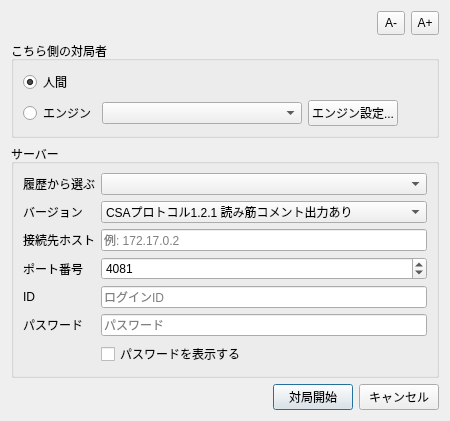
<?xml version="1.0" encoding="UTF-8"?>
<ui version="4.0">
 <class>CsaGameDialog</class>
 <widget class="QDialog" name="CsaGameDialog">
  <property name="geometry">
   <rect>
    <x>0</x>
    <y>0</y>
    <width>450</width>
    <height>380</height>
   </rect>
  </property>
  <property name="windowTitle">
   <string>通信対局（CSA）</string>
  </property>
  <layout class="QVBoxLayout" name="verticalLayoutMain">
   <item>
    <layout class="QHBoxLayout" name="horizontalLayoutFontSize">
     <item>
      <spacer name="horizontalSpacerFontLeft">
       <property name="orientation">
        <enum>Qt::Orientation::Horizontal</enum>
       </property>
       <property name="sizeHint" stdset="0">
        <size>
         <width>40</width>
         <height>20</height>
        </size>
       </property>
      </spacer>
     </item>
     <item>
      <widget class="QToolButton" name="toolButtonFontDecrease">
       <property name="text">
        <string>A-</string>
       </property>
       <property name="toolTip">
        <string>フォントサイズを小さくする</string>
       </property>
       <property name="minimumSize">
        <size>
         <width>28</width>
         <height>24</height>
        </size>
       </property>
       <property name="maximumSize">
        <size>
         <width>28</width>
         <height>24</height>
        </size>
       </property>
      </widget>
     </item>
     <item>
      <widget class="QToolButton" name="toolButtonFontIncrease">
       <property name="text">
        <string>A+</string>
       </property>
       <property name="toolTip">
        <string>フォントサイズを大きくする</string>
       </property>
       <property name="minimumSize">
        <size>
         <width>28</width>
         <height>24</height>
        </size>
       </property>
       <property name="maximumSize">
        <size>
         <width>28</width>
         <height>24</height>
        </size>
       </property>
      </widget>
     </item>
    </layout>
   </item>
   <item>
    <widget class="QGroupBox" name="groupBoxPlayer">
     <property name="title">
      <string>こちら側の対局者</string>
     </property>
     <layout class="QVBoxLayout" name="verticalLayoutPlayer">
      <item>
       <layout class="QHBoxLayout" name="horizontalLayoutHuman">
        <item>
         <widget class="QRadioButton" name="radioButtonHuman">
          <property name="text">
           <string>人間</string>
          </property>
          <property name="checked">
           <bool>true</bool>
          </property>
         </widget>
        </item>
        <item>
         <spacer name="horizontalSpacerHuman">
          <property name="orientation">
           <enum>Qt::Orientation::Horizontal</enum>
          </property>
          <property name="sizeHint" stdset="0">
           <size>
            <width>40</width>
            <height>20</height>
           </size>
          </property>
         </spacer>
        </item>
       </layout>
      </item>
      <item>
       <layout class="QHBoxLayout" name="horizontalLayoutEngine">
        <item>
         <widget class="QRadioButton" name="radioButtonEngine">
          <property name="text">
           <string>エンジン</string>
          </property>
         </widget>
        </item>
        <item>
         <widget class="QComboBox" name="comboBoxEngine">
          <property name="minimumSize">
           <size>
            <width>200</width>
            <height>0</height>
           </size>
          </property>
         </widget>
        </item>
        <item>
         <widget class="QPushButton" name="pushButtonEngineSettings">
          <property name="text">
           <string>エンジン設定...</string>
          </property>
         </widget>
        </item>
        <item>
         <spacer name="horizontalSpacerEngine">
          <property name="orientation">
           <enum>Qt::Orientation::Horizontal</enum>
          </property>
          <property name="sizeHint" stdset="0">
           <size>
            <width>40</width>
            <height>20</height>
           </size>
          </property>
         </spacer>
        </item>
       </layout>
      </item>
     </layout>
    </widget>
   </item>
   <item>
    <widget class="QGroupBox" name="groupBoxServer">
     <property name="title">
      <string>サーバー</string>
     </property>
     <layout class="QFormLayout" name="formLayoutServer">
      <item row="0" column="0">
       <widget class="QLabel" name="labelHistory">
        <property name="text">
         <string>履歴から選ぶ</string>
        </property>
       </widget>
      </item>
      <item row="0" column="1">
       <widget class="QComboBox" name="comboBoxHistory">
        <property name="minimumSize">
         <size>
          <width>280</width>
          <height>0</height>
         </size>
        </property>
       </widget>
      </item>
      <item row="1" column="0">
       <widget class="QLabel" name="labelVersion">
        <property name="text">
         <string>バージョン</string>
        </property>
       </widget>
      </item>
      <item row="1" column="1">
       <widget class="QComboBox" name="comboBoxVersion">
        <property name="minimumSize">
         <size>
          <width>280</width>
          <height>0</height>
         </size>
        </property>
        <item>
         <property name="text">
          <string>CSAプロトコル1.2.1 読み筋コメント出力あり</string>
         </property>
        </item>
        <item>
         <property name="text">
          <string>CSAプロトコル1.2.1</string>
         </property>
        </item>
        <item>
         <property name="text">
          <string>CSAプロトコル1.1</string>
         </property>
        </item>
       </widget>
      </item>
      <item row="2" column="0">
       <widget class="QLabel" name="labelHost">
        <property name="text">
         <string>接続先ホスト</string>
        </property>
       </widget>
      </item>
      <item row="2" column="1">
       <widget class="QLineEdit" name="lineEditHost">
        <property name="placeholderText">
         <string>例: 172.17.0.2</string>
        </property>
       </widget>
      </item>
      <item row="3" column="0">
       <widget class="QLabel" name="labelPort">
        <property name="text">
         <string>ポート番号</string>
        </property>
       </widget>
      </item>
      <item row="3" column="1">
       <widget class="QSpinBox" name="spinBoxPort">
        <property name="minimum">
         <number>1</number>
        </property>
        <property name="maximum">
         <number>65535</number>
        </property>
        <property name="value">
         <number>4081</number>
        </property>
       </widget>
      </item>
      <item row="4" column="0">
       <widget class="QLabel" name="labelId">
        <property name="text">
         <string>ID</string>
        </property>
       </widget>
      </item>
      <item row="4" column="1">
       <widget class="QLineEdit" name="lineEditId">
        <property name="placeholderText">
         <string>ログインID</string>
        </property>
       </widget>
      </item>
      <item row="5" column="0">
       <widget class="QLabel" name="labelPassword">
        <property name="text">
         <string>パスワード</string>
        </property>
       </widget>
      </item>
      <item row="5" column="1">
       <widget class="QLineEdit" name="lineEditPassword">
        <property name="echoMode">
         <enum>QLineEdit::EchoMode::Password</enum>
        </property>
        <property name="placeholderText">
         <string>パスワード</string>
        </property>
       </widget>
      </item>
      <item row="6" column="1">
       <widget class="QCheckBox" name="checkBoxShowPassword">
        <property name="text">
         <string>パスワードを表示する</string>
        </property>
       </widget>
      </item>
     </layout>
    </widget>
   </item>
   <item>
    <spacer name="verticalSpacer">
     <property name="orientation">
      <enum>Qt::Orientation::Vertical</enum>
     </property>
     <property name="sizeHint" stdset="0">
      <size>
       <width>20</width>
       <height>10</height>
      </size>
     </property>
    </spacer>
   </item>
   <item>
    <layout class="QHBoxLayout" name="horizontalLayoutButtons">
     <item>
      <spacer name="horizontalSpacerButtons">
       <property name="orientation">
        <enum>Qt::Orientation::Horizontal</enum>
       </property>
       <property name="sizeHint" stdset="0">
        <size>
         <width>40</width>
         <height>20</height>
        </size>
       </property>
      </spacer>
     </item>
     <item>
      <widget class="QPushButton" name="pushButtonStart">
       <property name="text">
        <string>対局開始</string>
       </property>
       <property name="default">
        <bool>true</bool>
       </property>
      </widget>
     </item>
     <item>
      <widget class="QPushButton" name="pushButtonCancel">
       <property name="text">
        <string>キャンセル</string>
       </property>
      </widget>
     </item>
    </layout>
   </item>
  </layout>
 </widget>
 <resources/>
 <connections/>
</ui>
